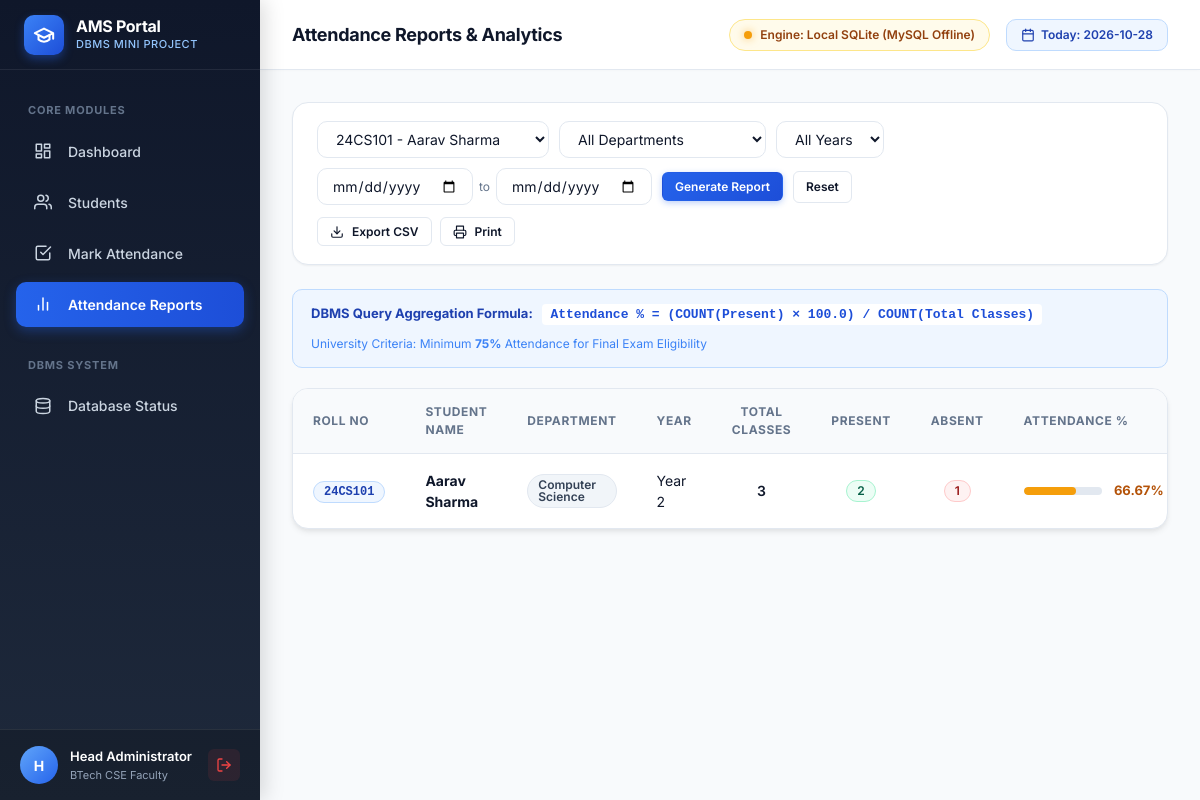
Screenshot of /reports?student_id=1 (signed in) with the database file from the repository.
### tables this page shows
CREATE TABLE students (
        student_id INTEGER PRIMARY KEY AUTOINCREMENT,
        roll_number TEXT NOT NULL UNIQUE,
        name TEXT NOT NULL,
        department TEXT NOT NULL,
        year INTEGER NOT NULL,
        email TEXT NOT NULL UNIQUE,
        created_at TIMESTAMP DEFAULT CURRENT_TIMESTAMP
    );

### app.py (the view)
@app.route('/reports')
@login_required
def reports():
    student_id = request.args.get('student_id', 'All')
    department = request.args.get('department', 'All')
    year = request.args.get('year', 'All')
    start_date = request.args.get('start_date', '')
    end_date = request.args.get('end_date', '')
    report_data = database.get_attendance_reports(
        student_id=student_id,
        department=department,
        year=year,
        start_date=start_date if start_date else None,
        end_date=end_date if end_date else None
    )
    all_students = database.get_all_students()
    departments = database.get_distinct_departments()
    return render_template(
        'reports.html',
        reports=report_data,
        all_students=all_students,
        departments=departments,
        selected_student=student_id,
        selected_dept=department,
        selected_year=year,
        start_date=start_date,
        end_date=end_date
    )

### app.py (called while the page is built)
def login_required(f):
    @wraps(f)
    def decorated_function(*args, **kwargs):
        if 'admin_id' not in session:
            flash("Please sign in to access this portal.", "warning")
            return redirect(url_for('login'))
        return f(*args, **kwargs)
    return decorated_function

@app.context_processor
def inject_global_data():
    status = database.get_system_status()
    today_str = date.today().strftime('%Y-%m-%d')
    current_admin = None
    if 'admin_id' in session:
        current_admin = {
            'username': session.get('username'),
            'full_name': session.get('full_name')
        }
    return dict(
        db_status=status,
        today=today_str,
        current_admin=current_admin
    )

### database.py (called while the page is built, shortened)
def check_mysql_availability(force=False):
    global _LAST_MYSQL_CHECK_TIME, _LAST_MYSQL_STATUS, _LAST_MYSQL_MSG
    now = time.time()
    if not force and (now - _LAST_MYSQL_CHECK_TIME) < 3.0:
        return _LAST_MYSQL_STATUS, _LAST_MYSQL_MSG

def get_sqlite_connection():
    os.makedirs(Config.INSTANCE_PATH, exist_ok=True)
    conn = sqlite3.connect(Config.SQLITE_DB_PATH)
    conn.row_factory = sqlite3.Row
    conn.execute("PRAGMA foreign_keys = ON;")
    return conn

def get_connection():
    global CURRENT_ENGINE, LAST_ERROR
    is_avail, msg = check_mysql_availability()
    CURRENT_ENGINE = 'sqlite'
    LAST_ERROR = msg
    conn = get_sqlite_connection()
    return conn, 'sqlite'

def get_distinct_departments():
    res = execute_query("SELECT DISTINCT department FROM students ORDER BY department ASC", fetchall=True) or []
    return [r['department'] for r in res]

def get_system_status():
    global CURRENT_ENGINE, LAST_ERROR
    is_mysql_ok, msg = check_mysql_availability()
    return {
        'active_engine': CURRENT_ENGINE,
        'mysql_online': is_mysql_ok,
        'mysql_message': msg,
        'mysql_host': Config.MYSQL_HOST,
        'mysql_port': Config.MYSQL_PORT,
        'mysql_user': Config.MYSQL_USER,
        'mysql_db': Config.MYSQL_DB,
        'last_error': LAST_ERROR
    }

### templates/reports.html (shortened to what this page needs)
{% extends "base.html" %}
{% block page_title %}Attendance Reports &amp; Analytics{% endblock %}
{% block content %}
<div class="toolbar">
    <form action="{{ url_for('reports') }}" method="GET" class="toolbar-group"
        style="width: 100%; justify-content: space-between;">
        <div style="display: flex; gap: 10px; flex-wrap: wrap; align-items: center;">
            <select name="student_id" class="form-control" style="min-width: 200px;">
                {% for st in all_students %}
                <option value="{{ st.student_id }}" {% if selected_student|string==st.student_id|string %}selected{%
                    endif %}>
                    {{ st.roll_number }} - {{ st.name }}
                </option>
                {% endfor %}
            </select>
            <select name="department" class="form-control">
                <option value="All" {% if selected_dept=='All' %}selected{% endif %}>All Departments</option>
            </select>
            <select name="year" class="form-control">
                <option value="All" {% if selected_year=='All' %}selected{% endif %}>All Years</option>
            </select>
            <div style="display: flex; align-items: center; gap: 6px;">
                <input type="date" name="start_date" class="form-control" value="{{ start_date }}" title="From Date">
                <span style="font-size: 12px; color: var(--text-muted);">to</span>
                <input type="date" name="end_date" class="form-control" value="{{ end_date }}" title="To Date">
            </div>
            <button type="submit" class="btn btn-primary btn-sm">Generate Report</button>
            {% if selected_student != 'All' or selected_dept != 'All' or selected_year != 'All' or start_date or
            end_date %}
            <a href="{{ url_for('reports') }}" class="btn btn-secondary btn-sm">Reset</a>
            {% endif %}
        </div>
        <div style="display: flex; gap: 8px;">
            <button type="button" class="btn btn-secondary btn-sm"
                onclick="exportReportToCSV('student_attendance_report.csv')">
                <svg width="14" height="14" viewBox="0 0 24 24" fill="none" stroke="currentColor" stroke-width="2"
                    stroke-linecap="round" stroke-linejoin="round">
                    <path d="M21 15v4a2 2 0 0 1-2 2H5a2 2 0 0 1-2-2v-4" />
                    <polyline points="7 10 12 15 17 10" />
                    <line x1="12" y1="15" x2="12" y2="3" />
                </svg>
                Export CSV
            </button>
            <button type="button" class="btn btn-secondary btn-sm" onclick="printReport()">
                <svg width="14" height="14" viewBox="0 0 24 24" fill="none" stroke="currentColor" stroke-width="2"
                    stroke-linecap="round" stroke-linejoin="round">
                    <polyline points="6 9 6 2 18 2 18 9" />
                    <path d="M6 18H4a2 2 0 0 1-2-2v-5a2 2 0 0 1 2-2h16a2 2 0 0 1 2 2v5a2 2 0 0 1-2 2h-2" />
                    <rect x="6" y="14" width="12" height="8" />
                </svg>
                Print
            </button>
        </div>
    </form>
</div>
<div
    style="background: #eff6ff; border: 1px solid #bfdbfe; border-radius: var(--radius-md); padding: 14px 18px; margin-bottom: 20px; font-size: 13px; color: #1e40af; display: flex; align-items: center; justify-content: space-between; flex-wrap: wrap; gap: 10px;">
    <div>
        <strong>DBMS Query Aggregation Formula:</strong>
        <code
            style="background: #ffffff; padding: 3px 8px; border-radius: 4px; margin-left: 6px; font-weight: 600; color: #1d4ed8;">
            Attendance % = (COUNT(Present) &times; 100.0) / COUNT(Total Classes)
        </code>
    </div>
    <div style="font-size: 12px; color: #3b82f6;">
        University Criteria: Minimum <strong>75%</strong> Attendance for Final Exam Eligibility
    </div>
</div>
<div class="table-container">
    <table class="data-table">
        <thead>
            <tr>
                <th style="width: 110px;">Roll No</th>
                <th>Student Name</th>
                <th>Department</th>
                <th style="width: 70px;">Year</th>
                <th style="text-align: center; width: 100px;">Total Classes</th>
                <th style="text-align: center; width: 90px;">Present</th>
                <th style="text-align: center; width: 90px;">Absent</th>
                <th style="width: 170px;">Attendance %</th>
            </tr>
        </thead>
        <tbody>
            {% if reports %}
            {% for r in reports %}
            {% set pct = r.attendance_percentage %}
            <tr>
                <td><span class="badge badge-roll">{{ r.roll_number }}</span></td>
                <td>
                    <strong style="color: var(--text-main);">{{ r.name }}</strong>
                </td>
                <td><span class="badge badge-dept">{{ r.department }}</span></td>
                <td>Year {{ r.year }}</td>
                <td style="text-align: center; font-weight: 600;">{{ r.total_classes }}</td>
                <td style="text-align: center;">
                    <span class="badge badge-present">{{ r.present_count }}</span>
                </td>
                <td style="text-align: center;">
                    <span class="badge badge-absent">{{ r.absent_count }}</span>
                </td>
                <td>
                    <div class="pct-bar-wrapper">
                        <div class="pct-bar">
                            <div class="pct-fill {% if pct >= 75 %}high{% elif pct >= 60 %}medium{% else %}low{% endif %}"
                                style="--pct: {{ pct }}%; width: var(--pct);"></div>
                        </div>
                        <span
                            class="{% if pct >= 75 %}text-success{% elif pct >= 60 %}text-warning{% else %}text-danger{% endif %}"
                            style="font-weight: 700; font-size: 13px;">
                            {{ pct }}%
                        </span>
                    </div>
                </td>
            </tr>
            {% endfor %}
            {% else %}
            <tr>
                <td colspan="10" style="text-align: center; padding: 36px; color: var(--text-muted);">
                    No attendance records found for the selected filters.
                </td>
            </tr>
            {% endif %}
        </tbody>
    </table>
</div>
{% endblock %}

### rows the page displays
students: roll_number "24CS101", name "Aarav Sharma", department "Computer Science", year "2", total_classes "3", present_count "2", absent_count "1", pct "66.67"

### other values shown
{{ current_admin.full_name[0] if current_admin else 'A' }} "H"
{{ current_admin.full_name if current_admin else 'Administrator' }} "Head Administrator"
form field student_id "24CS101 - Aarav Sharma"
